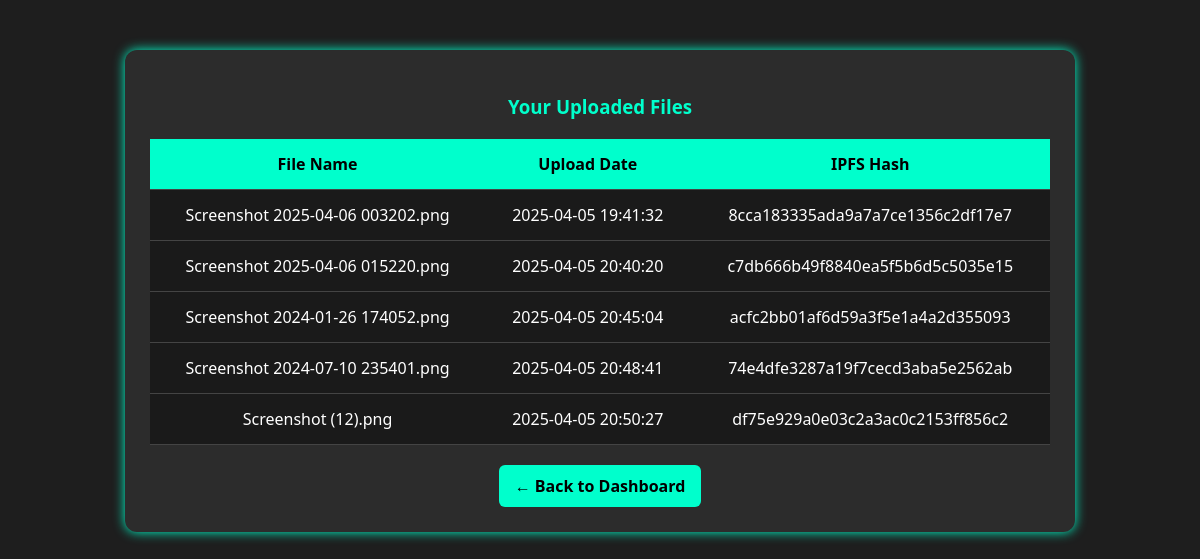
Page /view_files.php (signed in) on the committed database.
### tables this page shows
CREATE TABLE `ipfs_storage` (
  `id` int(11) NOT NULL,
  `ipfs_id` int(11) NOT NULL,
  `file_id` int(11) DEFAULT NULL,
  `ipfs_hash` varchar(255) DEFAULT NULL,
  `uploaded_at` timestamp NOT NULL DEFAULT current_timestamp(),
  `created_at` datetime DEFAULT current_timestamp()
);

CREATE TABLE `uploaded_files` (
  `file_id` int(11) NOT NULL,
  `expert_id` int(11) DEFAULT NULL,
  `file_name` varchar(255) DEFAULT NULL,
  `file_path` varchar(255) DEFAULT NULL,
  `upload_date` timestamp NOT NULL DEFAULT current_timestamp()
);

### view_files.php (the view, shortened to what this page needs)
<?php
include 'db.php';
$query = "SELECT u.file_name, u.upload_date, i.ipfs_hash
          FROM uploaded_files u
          JOIN ipfs_storage i ON u.file_id = i.file_id
          WHERE u.expert_id = ?";
$stmt = $conn->prepare($query);
$stmt->bind_param("i", $_SESSION['expert_id']);
$stmt->execute();
$result = $stmt->get_result();
?>
<!DOCTYPE html>
<html>
<head>
</head>
<body>
<div class="container">
    <h3>Your Uploaded Files</h3>
    <table>
        <tr>
            <th>File Name</th>
            <th>Upload Date</th>
            <th>IPFS Hash</th>
        </tr>
        <?php while ($row = $result->fetch_assoc()): ?>
        <tr>
            <td><?= htmlspecialchars($row['file_name']) ?></td>
            <td><?= htmlspecialchars($row['upload_date']) ?></td>
            <td><?= htmlspecialchars($row['ipfs_hash']) ?></td>
        </tr>
        <?php endwhile; ?>
    </table>
    <center><a class="back" href="home.php">← Back to Dashboard</a></center>
</div>
</body>
</html>

### view_files.php (style rules this page uses)
body { background-color: #1e1e1e; color: #fff; font-family: 'Segoe UI', sans-serif; }
.container { width: 90%; max-width: 900px; margin: 50px auto; padding: 25px; background-color: #2c2c2c; border-radius: 12px; box-shadow: 0 0 12px #00ffcc; }
h3 { text-align: center; color: #00ffcc; margin-bottom: 20px; }
table { width: 100%; border-collapse: collapse; background-color: #1a1a1a; }
th, td { padding: 14px; text-align: center; border-bottom: 1px solid #444; }
th { background-color: #00ffcc; color: #000; }
a.back { display: inline-block; margin-top: 20px; text-decoration: none; background: #00ffcc; padding: 10px 16px; border-radius: 6px; color: #000; font-weight: bold; }

### rows in the picture
ipfs_storage: file.file_name "Screenshot 2025-04-06 003202.png", file.upload_date "2025-04-05 19:41:32", ipfs_hash "8cca183335ada9a7a7ce1356c2df17e7"
ipfs_storage: file.file_name "Screenshot 2025-04-06 015220.png", file.upload_date "2025-04-05 20:40:20", ipfs_hash "c7db666b49f8840ea5f5b6d5c5035e15"
ipfs_storage: file.file_name "Screenshot 2024-01-26 174052.png", file.upload_date "2025-04-05 20:45:04", ipfs_hash "acfc2bb01af6d59a3f5e1a4a2d355093"
ipfs_storage: file.file_name "Screenshot 2024-07-10 235401.png", file.upload_date "2025-04-05 20:48:41", ipfs_hash "74e4dfe3287a19f7cecd3aba5e2562ab"
ipfs_storage: file.file_name "Screenshot (12).png", file.upload_date "2025-04-05 20:50:27", ipfs_hash "df75e929a0e03c2a3ac0c2153ff856c2"
